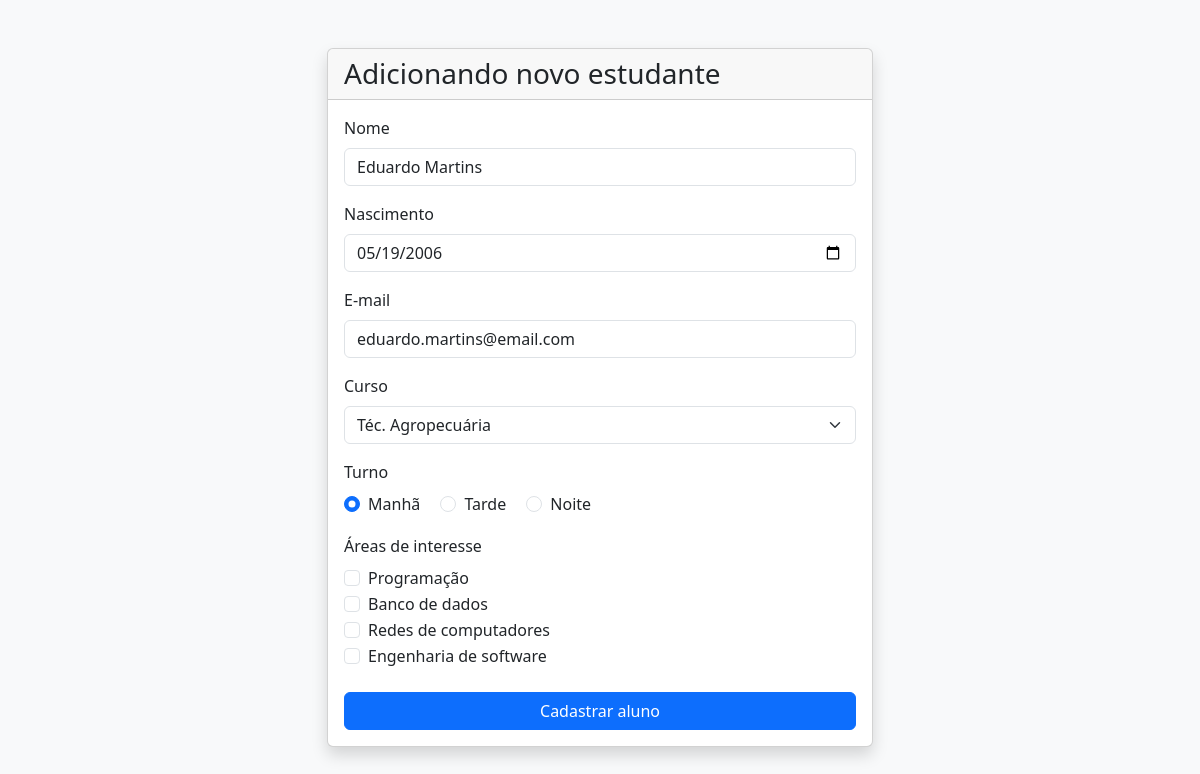
The app's page /www/alunos/editar.php?id=5 with its own data.
### tables this page shows
CREATE TABLE `alunos` (
  `id` int NOT NULL,
  `nome` varchar(100) NOT NULL,
  `nascimento` date NOT NULL,
  `email` varchar(45) NOT NULL,
  `turno` char(1) NOT NULL,
  `curso` int NOT NULL,
  `programacao` int NOT NULL,
  `banco_dados` int NOT NULL,
  `redes` int NOT NULL,
  `eng_software` int NOT NULL
);

### www/alunos/editar.php (the view, shortened to what this page needs)
<?php
    require_once("../conecta.php");
    $id_aluno = $_GET["id"];
    $sql = "SELECT * FROM alunos WHERE id = $id_aluno";
    $resultado = mysqli_query($conn, $sql);
    if (mysqli_num_rows($resultado) == 1) {
        $aluno = mysqli_fetch_array($resultado);
        $nome = $aluno["nome"];
        $nascimento = $aluno["nascimento"];
        $email = $aluno["email"];
        $curso = $aluno["curso"];
        $turno = $aluno["turno"];
        $programacao = $aluno["programacao"];
        $banco_dados = $aluno["banco_dados"];
        $redes = $aluno["redes"];
        $eng_software = $aluno["eng_software"];
    } else {
    }
?>
<!DOCTYPE html>
<html lang="pt-br">
<head>
    <link href="https://cdn.jsdelivr.net/npm/bootstrap@5.3.8/dist/css/bootstrap.min.css" rel="stylesheet">
</head>
<body class="bg-light">
    <div class="container py-5">
        <div class="row justify-content-center">
            <div class="col-md-8 col-lg-6">
                <div class="card shadow">
                    <div class="card-header">
                        <h3 class="mb-0">Adicionando novo estudante</h3>
                    </div>
                    <div class="card-body">
                        <form method="POST" action="processa.php">
                            <div class="mb-3">
                                <label for="nome" class="form-label">Nome</label>
                                <input type="text" class="form-control" id="nome" name="nome" value="<?= $nome ?>">
                            </div>
                            <div class="mb-3">
                                <label for="nascimento" class="form-label">Nascimento</label>
                                <input type="date" class="form-control" id="nascimento" name="nascimento" value="<?= $nascimento ?>">
                            </div>
                            <div class="mb-3">
                                <label for="email" class="form-label">E-mail</label>
                                <input type="email" class="form-control" id="email" name="email" value="<?= $email ?>">
                            </div>
                            <div class="mb-3">
                                <label for="curso" class="form-label">Curso</label>
                                <select class="form-select" id="curso" name="curso">
                                     <?php
                                        require_once("../conecta.php");
                                        $sql = "SELECT * FROM cursos ORDER BY nome ASC";
                                        $resultado = mysqli_query($conn, $sql);
                                        while ($row = mysqli_fetch_array($resultado)) {
                                            if ($row["id"] == $curso)
                                                echo ("<option value=\"$row[id]\" selected> $row[nome]</option>");
                                            else
                                                echo ("<option value=\"$row[id]\"> $row[nome]</option>");
                                        }
                                    ?>
                                </select>
                            </div>
                            <div class="mb-3">
                                <label class="form-label d-block">Turno</label>
                                <div class="form-check form-check-inline">
                                    <input class="form-check-input" type="radio" id="turno_m" name="turno" value="m"
                                        <?= $turno == 'm' ? 'checked' : '' ?> >
                                    <label class="form-check-label" for="turno_m">Manhã</label>
                                </div>
                                <div class="form-check form-check-inline">
                                    <input class="form-check-input" type="radio" id="turno_t" name="turno" value="t"
                                        <?= $turno == 't' ? 'checked' : '' ?> >
                                    <label class="form-check-label" for="turno_t">Tarde</label>
                                </div>
                                <div class="form-check form-check-inline">
                                    <input class="form-check-input" type="radio" id="turno_n" name="turno" value="n"
                                        <?= $turno == 'n' ? 'checked' : '' ?>>
                                    <label class="form-check-label" for="turno_n">Noite</label>
                                </div>
                            </div>
                            <div class="mb-4">
                                <label class="form-label d-block">Áreas de interesse</label>
                                <div class="form-check">
                                    <input class="form-check-input" type="checkbox" id="programacao" name="interesses[]" value="programacao"
                                        <?= $programacao == 1 ? 'checked' : '' ?> >
                                    <label class="form-check-label" for="programacao">
                                        Programação
                                    </label>
                                </div>
                                <div class="form-check">
                                    <input class="form-check-input" type="checkbox" id="banco_de_dados" name="interesses[]" value="banco_de_dados"
                                        <?= $banco_dados == 1 ? 'checked' : '' ?> >
                                    <label class="form-check-label" for="banco_de_dados">
                                        Banco de dados
                                    </label>
                                </div>
                                <div class="form-check">
                                    <input class="form-check-input" type="checkbox" id="redes" name="interesses[]" value="redes"
                                        <?= $redes == 1 ? 'checked' : '' ?> >
                                    <label class="form-check-label" for="redes">
                                        Redes de computadores
                                    </label>
                                </div>
                                <div class="form-check">
                                    <input class="form-check-input" type="checkbox" id="engenharia_de_software" name="interesses[]" value="engenharia_de_software"
                                        <?= $eng_software == 1 ? 'checked' : '' ?> >
                                    <label class="form-check-label" for="engenharia_de_software">
                                        Engenharia de software
                                    </label>
                                </div>
                            </div>
                            <button type="submit" name="enviar" class="btn btn-primary w-100">
                                Cadastrar aluno
                            </button>
                        </form>
                    </div>
                </div>
            </div>
        </div>
    </div>
</body>
</html>

### records on screen
alunos: nome "Eduardo Martins", nascimento "05/19/2006", email "eduardo.martins@email.com", turno "☑ Manhã", turno "☐ Tarde", turno "☐ Noite"

### other values on screen
form field curso "Téc. Agropecuária"
